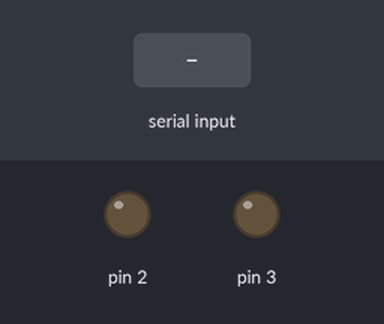
Bench run of a sketch on a simulated Arduino Uno, built with avr-gcc and run on an emulated ATmega328P. Parts: output pins drawn as LEDs (lit = HIGH). The test bench sets the inputs (shaded band). What the sketch prints to the serial monitor is not drawn.

Above: at 1.2 s.
1.3 s: "a" received over Serial
At 2.2 s:
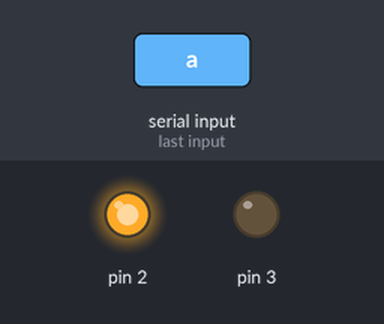
2.8 s: "b" received over Serial
At 3.3 s:
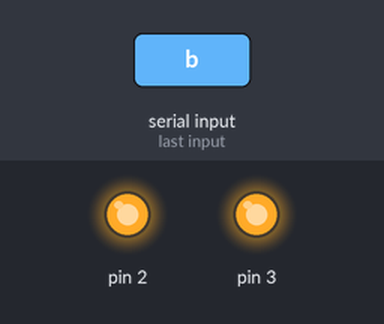
4.3 s: "c" received over Serial
At 5.6 s:
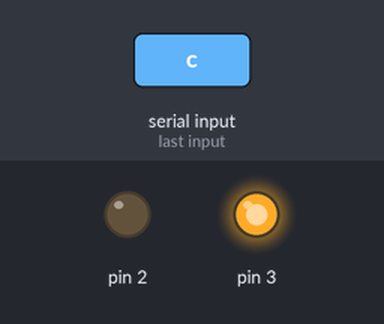
Timing chart, 0 to 7.3 s (numbered marks = the images above; inputs shaded):
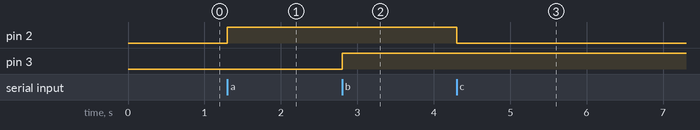

The sketch:

serial_Input_LED_blinking.ino
```cpp
int led1=2, led2=3;


void setup()
{ Serial.begin(9600);
  pinMode(2,OUTPUT);
  pinMode(3,OUTPUT);
  // put your setup code here, to run once:

}

void loop()
{ if(Serial.available())
  {
  char ch=Serial.read(), a,b;
  Serial.print(ch);
  // put your main code here, to run repeatedly:
  if (ch=='a')
  {digitalWrite(2,HIGH);}
   if(ch=='b')
  {digitalWrite(3,HIGH);}
   if (ch=='c')
  {digitalWrite(2,LOW);}
   if(ch=='d')
  {digitalWrite(3,LOW);}
}
}
```

Measured:
- after the input at 1.3 s, pin 2: LOW → HIGH at once
- after the input at 2.8 s, pin 3: LOW → HIGH at once
- after the input at 4.3 s, pin 2: HIGH → LOW at once
